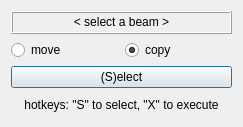
<?xml version="1.0" encoding="UTF-8"?>
<ui version="4.0">
 <class>DialogFillFrame</class>
 <widget class="QDialog" name="DialogFillFrame">
  <property name="geometry">
   <rect>
    <x>0</x>
    <y>0</y>
    <width>243</width>
    <height>127</height>
   </rect>
  </property>
  <property name="baseSize">
   <size>
    <width>200</width>
    <height>300</height>
   </size>
  </property>
  <property name="windowTitle">
   <string>Fill frame</string>
  </property>
  <property name="sizeGripEnabled">
   <bool>false</bool>
  </property>
  <layout class="QGridLayout" name="gridLayout">
   <item row="1" column="0">
    <widget class="QRadioButton" name="radio1">
     <property name="focusPolicy">
      <enum>Qt::StrongFocus</enum>
     </property>
     <property name="contextMenuPolicy">
      <enum>Qt::ActionsContextMenu</enum>
     </property>
     <property name="text">
      <string>move</string>
     </property>
     <property name="checked">
      <bool>false</bool>
     </property>
    </widget>
   </item>
   <item row="3" column="0" colspan="2">
    <widget class="QPushButton" name="btn1">
     <property name="text">
      <string>(S)elect</string>
     </property>
    </widget>
   </item>
   <item row="0" column="0" colspan="2">
    <widget class="QLabel" name="label">
     <property name="frameShape">
      <enum>QFrame::Box</enum>
     </property>
     <property name="frameShadow">
      <enum>QFrame::Raised</enum>
     </property>
     <property name="text">
      <string>&lt; select a beam &gt;</string>
     </property>
     <property name="alignment">
      <set>Qt::AlignCenter</set>
     </property>
    </widget>
   </item>
   <item row="1" column="1">
    <widget class="QRadioButton" name="radio2">
     <property name="text">
      <string>copy</string>
     </property>
     <property name="checked">
      <bool>true</bool>
     </property>
    </widget>
   </item>
   <item row="4" column="0" colspan="2">
    <widget class="QLabel" name="label_2">
     <property name="text">
      <string>hotkeys: &quot;S&quot; to select, &quot;X&quot; to execute</string>
     </property>
     <property name="alignment">
      <set>Qt::AlignCenter</set>
     </property>
    </widget>
   </item>
  </layout>
 </widget>
 <tabstops>
  <tabstop>btn1</tabstop>
  <tabstop>radio1</tabstop>
  <tabstop>radio2</tabstop>
 </tabstops>
 <resources/>
 <connections/>
</ui>
